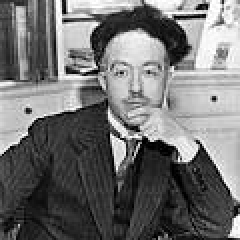
#> input picture data/de_broglie.jpg, 120 x 120 px, given in place of the camera (shown 2 times larger)
$ python capture_photos.py
#> lines starting #> are read from the running program, lines starting #| are printed output that depends on the picture; after the words box and inside, x2 and y2 are one past the last pixel; in counts of white or black regions, pixels touching at a corner belong together
import sys
import cv2
import cv2 as cv
import matplotlib.pyplot as plt

cascPath = "haarcascade_frontalface_default.xml"
sFactor = 1.1
mNeighbors = 5

def trimPhotoToRect(img, rect):
    x = rect[0]
    y = rect[1]
    w = rect[2]
    h = rect[3]
    cropped = img[y:y + h, x:x + w]
    return cropped


def drawFaceRect(img, rect):
    x = rect[0]
    y = rect[1]
    w = rect[2]
    h = rect[3]
    cv2.rectangle(img, (x, y), (x + w, y + h), (0, 255, 0), 2)
    return img


def getFaces(img):
    gray = cv2.cvtColor(img, cv2.COLOR_BGR2GRAY)
    faceCascade = cv2.CascadeClassifier(cascPath)
    global sFactor
    global mNeighbors
    faces = faceCascade.detectMultiScale(
        gray,
        scaleFactor=sFactor,
        minNeighbors=mNeighbors,
        minSize=(30, 30),
        flags=cv2.CASCADE_SCALE_IMAGE
    )
    return faces


modes = ["lukasz", "kamil", "mateusz"]
mode = modes[2]


def savePhotos(photos):
    for count, value in enumerate(photos):
        cv.imwrite("data/" + mode + "/" + str(count) + ".png", value)
        print("" + mode + "/" + str(count) + ".png")


plt.ion()

cap = cv.VideoCapture(0)
if not cap.isOpened():
    print("Cannot open camera")
    exit()
ret, frame = cap.read()
#> frame is the input picture: shape (120, 120, 3); min 0, max 255, mean 113.2
img = frame
screen = plt.imshow(img)
plt.show()
goodFrame = False

startCapturing = False


def on_press(event):
    sys.stdout.flush()
    global sFactor
    global mNeighbors
    global startCapturing
    if event.key.lower() == 'o':
        sFactor -= 0.1
        print("sFactor = ", sFactor)
    if event.key.lower() == 'p':
        sFactor += 0.1
        print("sFactor = ", sFactor)
    if event.key.lower() == 'k':
        mNeighbors -= 0.1
        print("sFactor = ", mNeighbors)
    if event.key.lower() == 'l':
        mNeighbors += 0.1
        print("sFactor = ", mNeighbors)
    if event.key.lower() == 'c':
        startCapturing = True
        print("saving")
    if event.key.lower() == 'q':
        savePhotos(gemby)
        cv2.destroyAllWindows()
        screen.close()
        exit(0)


fig, _dupa = plt.subplots()
fig.canvas.mpl_connect('key_press_event', on_press)
gemby = []
while (True):
    ret, frame = cap.read()

    if not ret:
        print("Can't receive frame (stream end?). Exiting ...")
        exit()

    faceRects = getFaces(frame)
#> in getFaces, `faces = faceCascade.detectMultiScale( gray, scaleFactor=sFactor, minNe..`: faces = [[45, 17, 48, 48]]
#> faceRects = [[45, 17, 48, 48]]
    faces = []
    for f in faceRects:
        faces.append(cv.resize(trimPhotoToRect(frame, f), (120, 120)))
        drawFaceRect(frame, f)
#> this loop made 1 pass
#> pass 1, in trimPhotoToRect, `cropped = img[y:y + h, x:x + w]`:
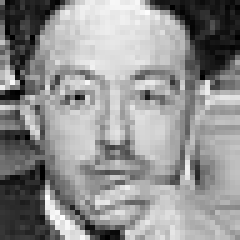
#> cropped: shape (48, 48, 3) (shown 5 times larger); min 0, max 255, mean 144.8
#> after the loop:
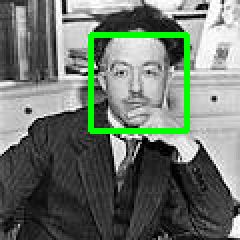
#> frame: shape (120, 120, 3) (shown 2 times larger); 3.97% of pixels changed, all inside (x1, y1, x2, y2) = (44, 16, 95, 67)
#> after the loop, faces = 1 item

    # gogoog ML here to frame if goodframe==true
    for face_id in range(len(faces)):
        out = mode
        cv.putText(frame, out, (faceRects[face_id][0], faceRects[face_id][1]), cv.FONT_HERSHEY_COMPLEX_SMALL, 1,
                   (255, 0, 0))
        # frame = faces[face_id]
        if startCapturing:
            gemby.append(faces[face_id])
#> this loop made 1 pass
#> out on pass 1: 'mateusz'
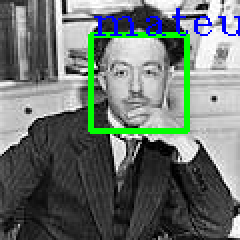
#> frame: shape (120, 120, 3) (shown 2 times larger); 1.65% of pixels changed, all inside (x1, y1, x2, y2) = (47, 4, 120, 18)
#> after the loop, gemby = []

    frame = cv2.cvtColor(frame, cv2.COLOR_BGR2RGB)
    screen.set_data(frame)
    plt.pause(0.2)
    plt.draw()
    goodFrame = False
